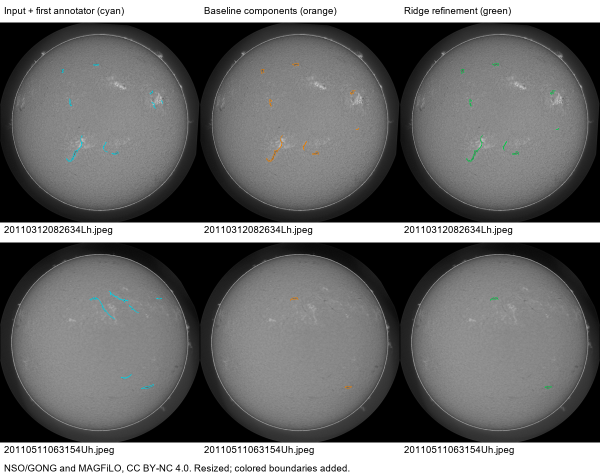
#> input picture submission-update-2026-10-16/segmentation-examples.png, 1200 x 950 px (shown at 1/2 size)
$ python -i solar_v2.py   (imports and definitions only)
#> lines starting #> are read from the running program, lines starting #| are printed output that depends on the picture; after the words box and inside, x2 and y2 are one past the last pixel; in counts of white or black regions, pixels touching at a corner belong together
"""Version 2: image-derived disk and normalized dark contrast, CPU only."""
from dataclasses import dataclass
import numpy as np
from PIL import Image
from scipy import ndimage as ndi


@dataclass(frozen=True)
class ConfigV2:
    resolution: int = 1024
    sigma: float = 24.0
    low: float = 0.04
    high_ratio: float = 1.5
    min_area: int = 20
    limb_margin: int = 24
    close_iterations: int = 1


def features(image, sigma=24.0, resolution=1024, limb_margin=24):
#> called with sigma = 24, resolution = 1024, limb_margin = 24
    image=np.asarray(image)
    if image.ndim!=2 or not np.isfinite(image).all() or min(image.shape)<16:
        raise ValueError('Expected finite grayscale image of at least 16x16')
    if resolution<32 or sigma<=0 or limb_margin<0:
        raise ValueError('Invalid feature configuration')
    resized=np.asarray(Image.fromarray(image.astype(np.float32)).resize(
        (resolution,resolution),Image.Resampling.BILINEAR),dtype=np.float32)
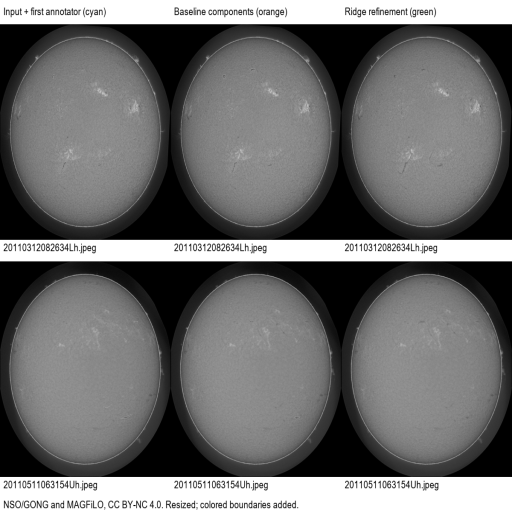
#> resized: shape (1024, 1024) float32 (shown at 1/2 size); min 0, max 255, mean 108.8
    threshold=max(float(np.percentile(resized,90))*0.22,1.0)
#> threshold = 56.1
    labels,count=ndi.label(resized>threshold)
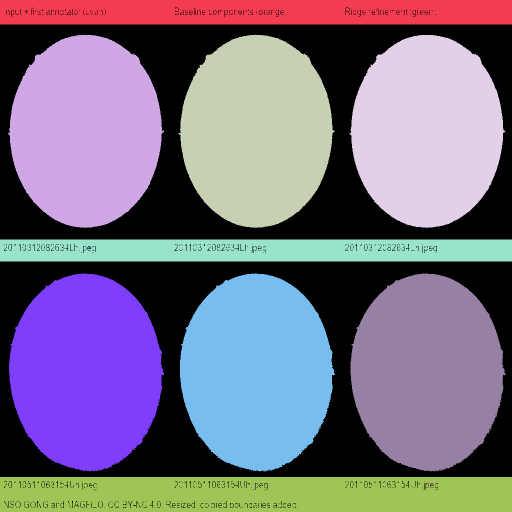
#> labels: shape (1024, 1024) int32 (shown at 1/2 size); 50 distinct labels, from 0 to 49; one colour per label, 0 black
#> count = 49
    if not count:
        return np.zeros(resized.shape,dtype=np.float32),np.zeros(resized.shape,dtype=bool)
    sizes=np.bincount(labels.ravel());sizes[0]=0
#> after `sizes = np.bincount(labels.ravel())`: sizes = 50 values, max 324901 at index 0, min 1 at index 10, mean 20971.5
    disk=ndi.binary_fill_holes(labels==sizes.argmax())
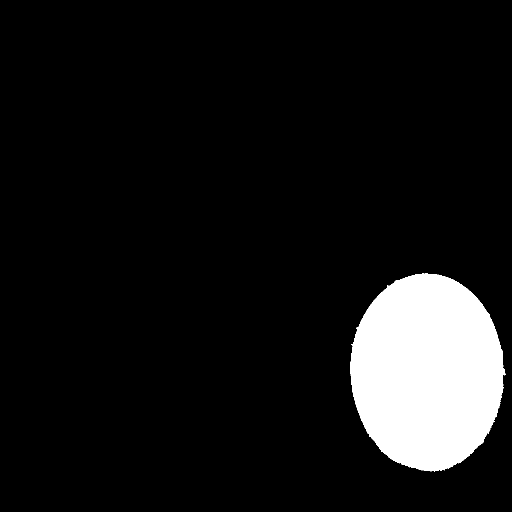
#> disk: shape (1024, 1024) bool (shown at 1/2 size); 9% white; 1 white region, box (x1, y1, x2, y2) and area: (701, 547, 1011, 943) 94784
    inside=ndi.distance_transform_edt(disk)>limb_margin
#> inside: shape (1024, 1024) bool; 6.7% white; 1 white region, box (x1, y1, x2, y2) and area: (725, 571, 983, 918) 69937
    # Normalize the blur by disk occupancy, avoiding dark outside-disk contamination.
    occupancy=ndi.gaussian_filter(disk.astype(np.float32),sigma)
    background=ndi.gaussian_filter(resized*disk,sigma)/np.maximum(occupancy,1e-4)
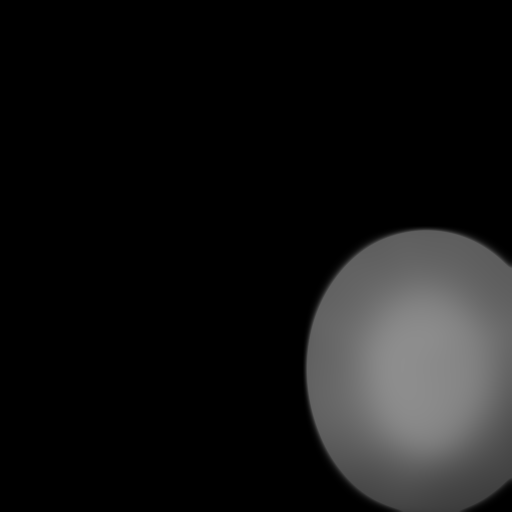
#> background: shape (1024, 1024) float32 (shown at 1/2 size); min 0, max 142, mean 20.7
    score=(background-resized)/np.maximum(background,1.0)
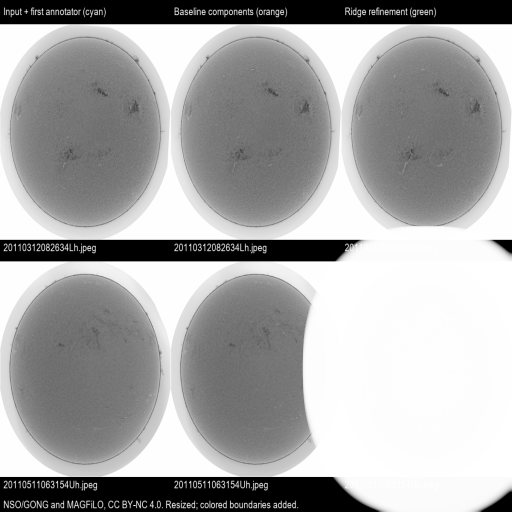
#> score: shape (1024, 1024) float32 (shown at 1/2 size); min -255, max 1, mean -87.55; drawn with min black and max white
    return score,inside


def from_features(score,inside,config):
    if config.low<=0 or config.high_ratio<1 or config.min_area<1 or config.close_iterations<0:
        raise ValueError('Invalid component configuration')
    candidates=(score>=config.low)&inside
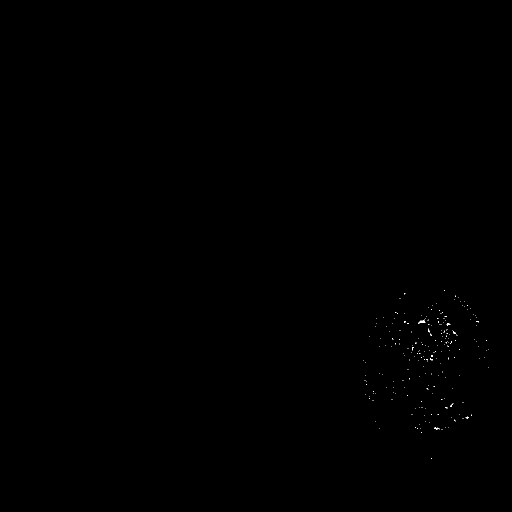
#> candidates: shape (1024, 1024) bool (shown at 1/2 size); 0.05% white in thin lines or dots, all inside (x1, y1, x2, y2) = (726, 581, 978, 918)
    if config.close_iterations:
        candidates=ndi.binary_closing(candidates,iterations=config.close_iterations)&inside
    labels,count=ndi.label(candidates,structure=np.ones((3,3)))
#> labels: shape (1024, 1024) int32; 213 distinct labels, from 0 to 212
#> count = 212
    areas=np.bincount(labels.ravel())
#> areas = 213 values, max 1047997 at index 0, min 1 at index 4, mean 4922.9
    strong=set(np.unique(labels[(score>=config.low*config.high_ratio)&inside]))-{0}
#> strong = 27 items
    keep=[i for i in range(1,count+1) if i in strong and config.min_area<=areas[i]<=inside.sum()*0.03]
#> keep = [38, 46, 205]
    mapping=np.zeros(count+1,dtype=np.int32);mapping[keep]=np.arange(1,len(keep)+1)
#> after `mapping = np.zeros(count + 1, dtype=np.int32)`: mapping = 213 values from 0 to 0
    return mapping[labels]
#> returned value: shape (1024, 1024) int32; 4 distinct labels, from 0 to 3


def segment_v2(image,config=ConfigV2()):
    score,inside=features(image,config.sigma,config.resolution,config.limb_margin)
    labels=from_features(score,inside,config)
    return np.asarray(Image.fromarray(labels).resize(
        (image.shape[1],image.shape[0]),Image.Resampling.NEAREST),dtype=np.int32)
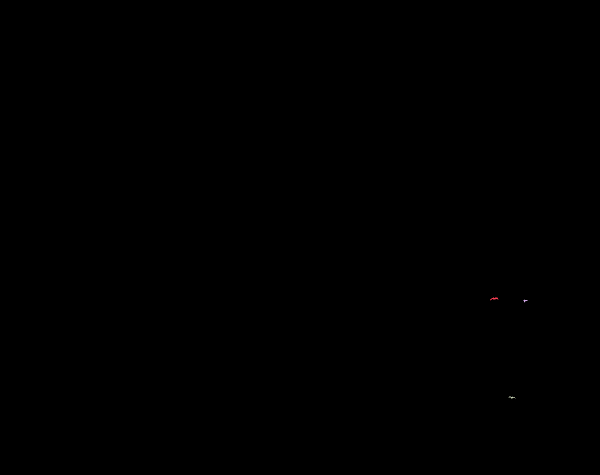
#> returned value: shape (950, 1200) int32 (shown at 1/2 size); 4 distinct labels, from 0 to 3; one colour per label, 0 black

>>> import cv2
>>> picture = cv2.imread('submission-update-2026-10-16/segmentation-examples.png', cv2.IMREAD_GRAYSCALE)
>>> result = segment_v2(picture)
